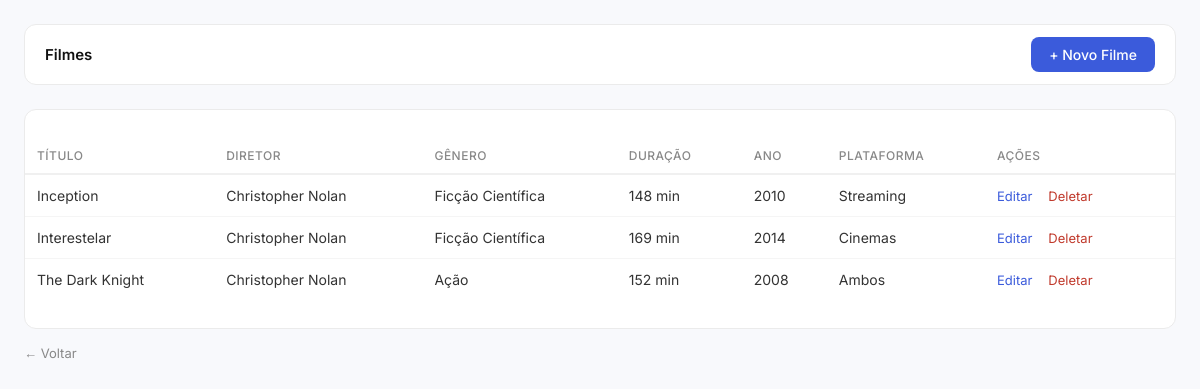
The page /src/filmes/listar.php (signed in) on the database its author committed.
### tables this page shows
CREATE TABLE IF NOT EXISTS filmes (
    id INT AUTO_INCREMENT PRIMARY KEY,
    titulo VARCHAR(255) NOT NULL,
    diretor VARCHAR(255) NOT NULL,
    genero_id INT NOT NULL,
    duracao INT NOT NULL,
    ano_lancamento YEAR NOT NULL,
    plataforma ENUM('streaming', 'cinemas', 'ambos') NOT NULL,
    FOREIGN KEY (genero_id) REFERENCES generos(id)
);

CREATE TABLE IF NOT EXISTS generos (
    id INT AUTO_INCREMENT PRIMARY KEY,
    genero VARCHAR(100) NOT NULL
);

### src/filmes/listar.php (the view, shortened to what this page needs)
<?php
    require_once("../conexao.php");
    $sql = "SELECT filmes.*, generos.genero
            FROM filmes
            JOIN generos ON filmes.genero_id = generos.id
            ORDER BY filmes.titulo ASC";
    $resultado = mysqli_query($conn, $sql);
?>
<!DOCTYPE html>
<html lang="pt-br">
<head>
    <link rel="stylesheet" href="../style.css">
</head>
<body>
    <main class="principal-container">
        <div class="topbar">
            <span class="topbar-title">Filmes</span>
            <a href="criar.php"><button style="width:auto; padding: 9px 18px; margin:0;">+ Novo Filme</button></a>
        </div>
        <div style="background:#fff; border:1px solid #ebebeb; border-radius:12px; padding: 8px 0;">
            <table>
                <thead>
                    <tr>
                        <th>Título</th>
                        <th>Diretor</th>
                        <th>Gênero</th>
                        <th>Duração</th>
                        <th>Ano</th>
                        <th>Plataforma</th>
                        <th>Ações</th>
                    </tr>
                </thead>
                <tbody>
                    <?php while ($filme = mysqli_fetch_array($resultado)): ?>
                        <tr>
                            <td><?php echo htmlspecialchars($filme["titulo"]); ?></td>
                            <td><?php echo htmlspecialchars($filme["diretor"]); ?></td>
                            <td><?php echo htmlspecialchars($filme["genero"]); ?></td>
                            <td><?php echo $filme["duracao"]; ?> min</td>
                            <td><?php echo $filme["ano_lancamento"]; ?></td>
                            <td><?php echo ucfirst($filme["plataforma"]); ?></td>
                            <td>
                                <a href="editar.php?id=<?php echo $filme["id"]; ?>">Editar</a>
                                <a href="deletar.php?id=<?php echo $filme["id"]; ?>" onclick="return confirm('Tem certeza?')">Deletar</a>
                            </td>
                        </tr>
                    <?php endwhile; ?>
                </tbody>
            </table>
        </div>
        <a href="../principal.php" style="display:inline-block; margin-top:16px; font-size:13px; color:#888; text-decoration:none;">← Voltar</a>
    </main>
</body>
</html>

### src/style.css (style rules this page uses)
* { margin: 0; padding: 0; box-sizing: border-box; }
body { font-family: 'Inter', sans-serif; background: #f0f4ff; min-height: 100vh; }
button { width: 100%; padding: 11px; border: none; border-radius: 8px; background: #3b5bdb; color: #fff; font-size: 14px; font-weight: 500; font-family: 'Inter', sans-serif; cursor: pointer; transition: background 0.15s; margin-top: 8px; }
.principal-container { min-height: 100vh; background: #f8f9fc; padding: 24px; }
.topbar { display: flex; align-items: center; justify-content: space-between; background: #fff; border: 1px solid #ebebeb; border-radius: 12px; padding: 12px 20px; margin-bottom: 24px; }
.topbar-title { font-size: 15px; font-weight: 600; color: #111; }
table { width: 100%; border-collapse: collapse; margin: 20px 0; font-size: 14px; }
thead tr { border-bottom: 2px solid #f0f0f0; }
th { text-align: left; padding: 10px 12px; font-size: 12px; font-weight: 500; color: #888; text-transform: uppercase; letter-spacing: 0.04em; }
td { padding: 12px; border-bottom: 1px solid #f5f5f5; color: #333; }
tr:last-child td { border-bottom: none; }
td a { color: #3b5bdb; text-decoration: none; font-size: 13px; margin-right: 12px; }
td a:last-child { color: #c0392b; }

### rows shown on the page
filmes: titulo "Inception", diretor "Christopher Nolan", genero.genero "Ficção Científica", duracao "148", ano_lancamento "2010", plataforma "Streaming"
filmes: titulo "Interestelar", diretor "Christopher Nolan", genero.genero "Ficção Científica", duracao "169", ano_lancamento "2014", plataforma "Cinemas"
filmes: titulo "The Dark Knight", diretor "Christopher Nolan", genero.genero "Ação", duracao "152", ano_lancamento "2008", plataforma "Ambos"
